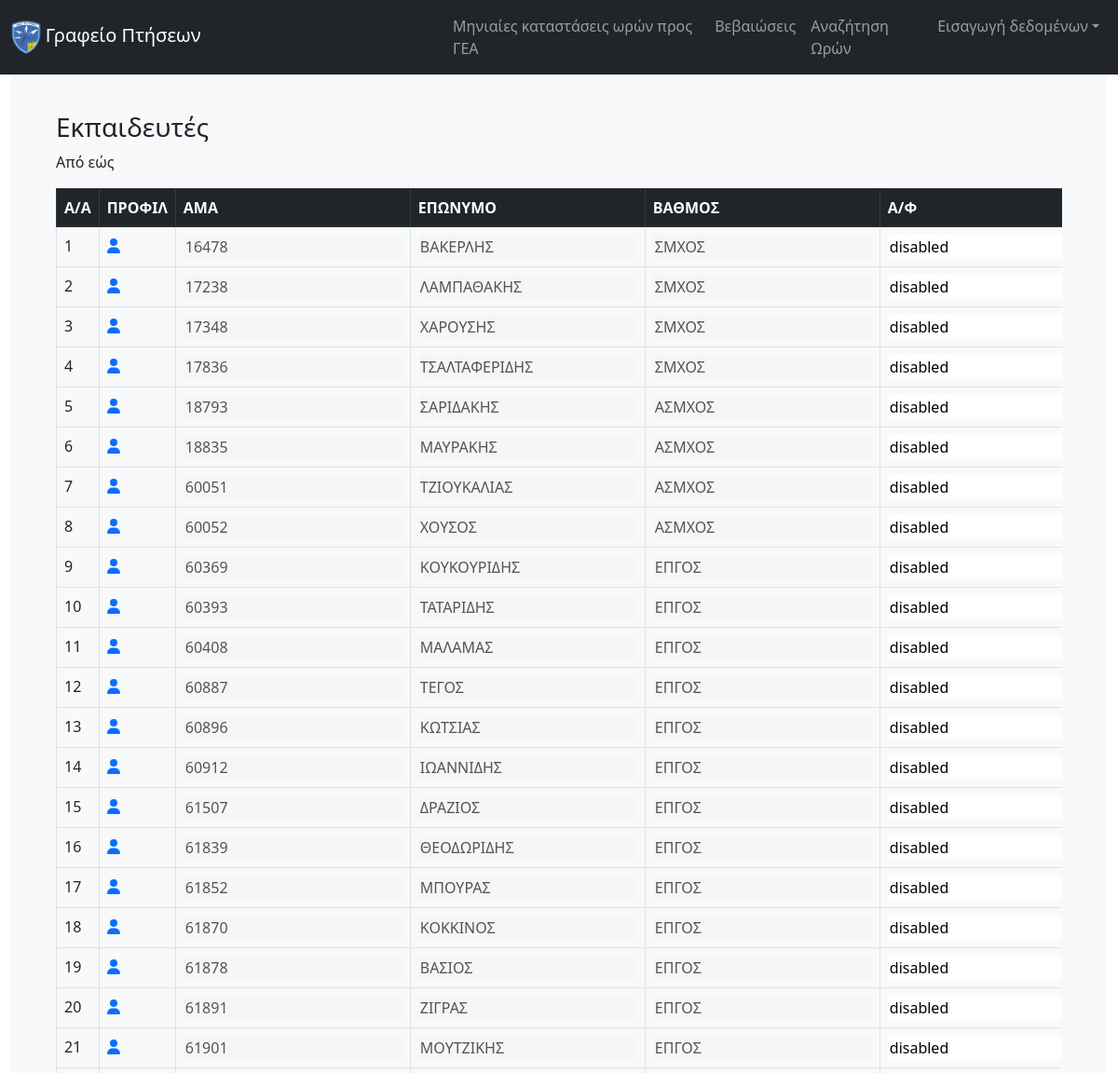
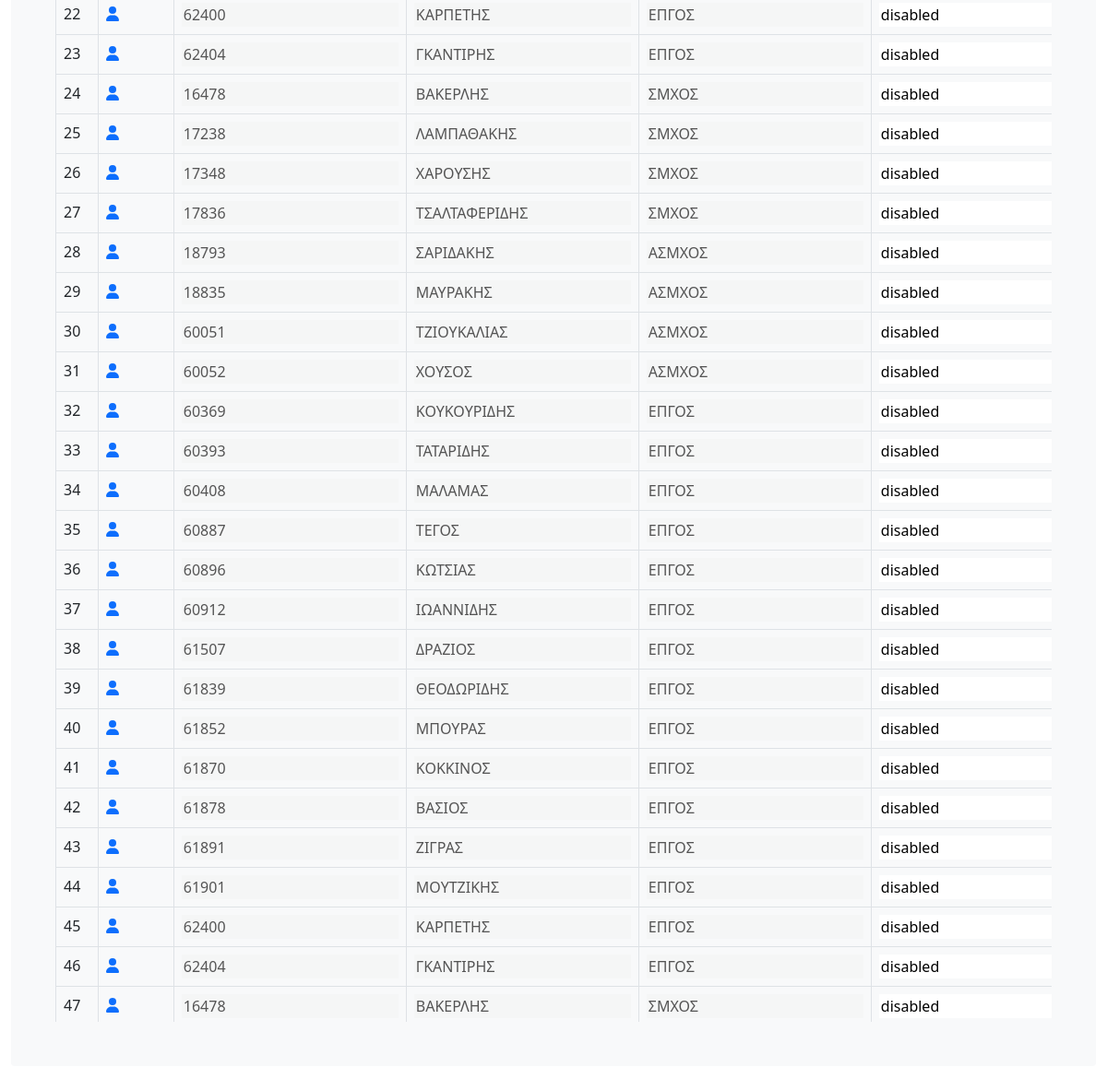
The app's page /staff/trainers/, older data (2 pictures, top to bottom).
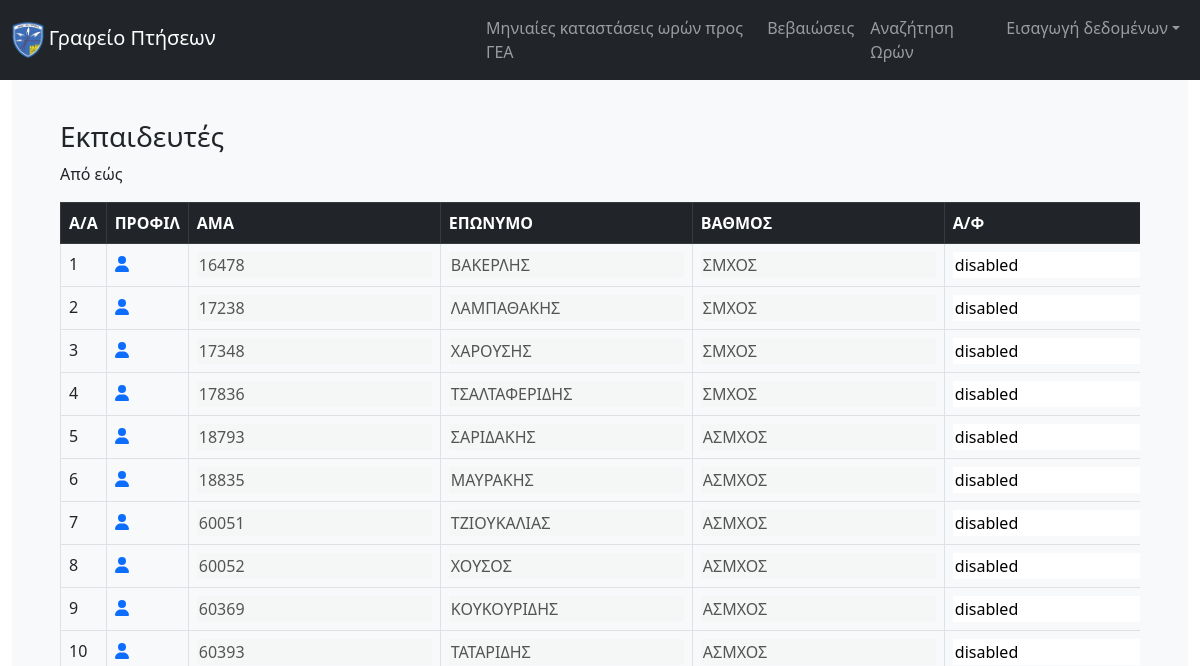
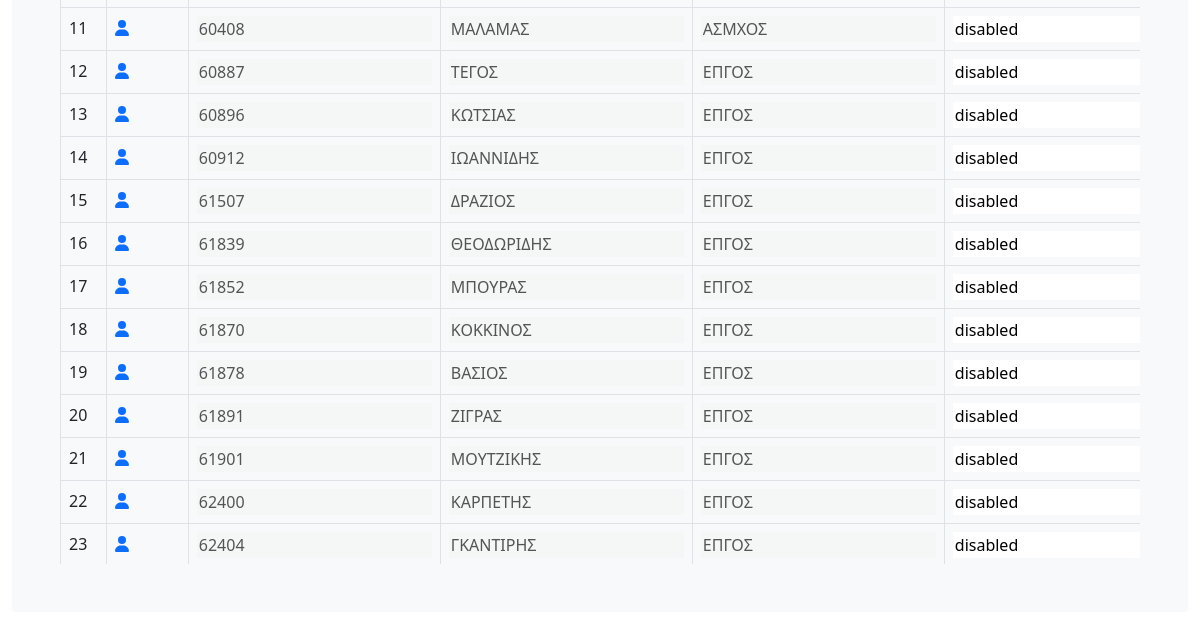
The same page, newer data (2 pictures, top to bottom).
### core/models.py (models this page shows, shortened)
class AirmanTrainer(models.Model):
    airman = models.ForeignKey(Airman, on_delete=models.CASCADE)
    ptixio = models.CharField(
        max_length=200, default="", blank=True, null=True)  # a b g
    diatagi_orismou = models.CharField(
        max_length=200, default="", blank=True, null=True)

class Airman(models.Model):
    asma = models.BigIntegerField(primary_key=True)
    firstname = models.CharField(
        max_length=200, default="", blank=True, null=True)
    lastname = models.CharField(
        max_length=200, default="", blank=True, null=True)
    rank = models.CharField(max_length=200, default="", blank=True, null=True)
    eidikotita = models.CharField(
        max_length=200, default="", blank=True, null=True)
    idiotita = models.CharField(
        max_length=200, default="", blank=True, null=True)
    availability = models.CharField(
        max_length=200, default="", blank=True, null=True)
    topothetisi = models.CharField(
        max_length=200, default="", blank=True, null=True)
    katigoria_dikaioumeni = models.CharField(
        max_length=200, default="", blank=True, null=True)
    katigoria_katoxiromeni = models.CharField(
        max_length=200, default="", blank=True, null=True)
    monada_ekdosis_ptitikou = models.CharField(
        max_length=200, default="", blank=True, null=True)
    geniko_synolo_oron = models.FloatField(blank=True, null=True, default=0)

### core/views.py (the view)
# urls.py: path('staff/trainers/', views.trainers, name="trainers"),
def trainers(request):
    trainers = AirmanTrainer.objects.all()
    context = {'table_data': trainers}
    return render(request, 'core/search_range/trainers.html', context)

### core/templates/core/search_range/trainers.html (shortened to what this page needs)
{% extends 'core/core.html' %}
{%load static%}
{% block content %}
<h3>Εκπαιδευτές</h3>
<p>Από {{from_month}} {{from_year}} εώς {{to_month}} {{to_year}} </p>
<div class="tableFixHead">
  <table class="table table-hover table-bordered">
    <thead class="table-dark" style="position: sticky;top: 0">
      <tr>
        <th scope="col">A/A</th>
        <th scope="col">ΠΡΟΦΙΛ</th>
        <th scope="col">ΑΜΑ</th>
        <th scope="col">ΕΠΩΝΥΜΟ</th>
        <th scope="col">ΒΑΘΜΟΣ</th>
        <th scope="col">Α/Φ</th>
      </tr>
    </thead>
    <tbody >
      {% for trainer in table_data%}
        <tr>
          <td scope="row">{{ forloop.counter }}</td>
          <td><a href={% url 'profile' trainer.airman.asma %} target="_blank"><i class="fa-solid fa-user"></i></a></td>
          <td><input type="text" id="{{ trainer.airman.asma }}_asma" name="{{ trainer.airman.asma }}" value={{trainer.airman.asma}} disabled></td>
          <td><input type="text" id="{{ trainer.airman.asma }}_lastname" name="{{ trainer.airman.lastname }}" value={{trainer.airman.lastname}} disabled></td>
          <td><input type="text" id="{{ trainer.airman.asma }}_rank" name="{{ trainer.airman.rank }}" value={{trainer.airman.rank}} disabled></td>
          <td><input type="text" id="{{ trainer.airman.asma }}_plane" name="{{ trainer.plane }}" value={{trainer.plane}} disabled></td>
        </tr>
      {% endfor %}
    </tbody>
  </table>
</div>
{% endblock content%}

### core/templates/core/core.html (shortened to what this page needs)
{% load static %}
<!doctype html>
<html lang="en">
  <head>
    <link href="{% static '/css/bootstrap.min.css' %}" rel="stylesheet">
    <link href="{% static '/css/navbar-top-fixed.css' %}" rel="stylesheet">
  </head>
<body>
<nav class="navbar navbar-expand-md navbar-dark fixed-top bg-dark">
    <div class="container-fluid">
        <a class="navbar-brand" href={% url 'index' %}> <img src="{% static '/images/113-logo.png' %}"  width="7%" height="7%">
        Γραφείο Πτήσεων</a>
        <div class="collapse navbar-collapse" id="navbarCollapse">
        {% block selected_tab%}
        <ul class="navbar-nav me-auto mb-2 mb-md-0">
          <li class="nav-item">
            <a class="nav-link" aria-current="page" href={% url 'upload_file' %}>Μηνιαίες καταστάσεις ωρών προς ΓΕΑ</a>
          </li>
          <li class="nav-item">
            <a class="nav-link" aria-current="page" href={% url 'vevaioseis' %}>Βεβαιώσεις</a>
          </li>
          <li class="nav-item dropdown">
            <a class="nav-link" aria-current="page" href={% url 'search_range' %}>Αναζήτηση Ωρών</a>
          </li>
            <li class="nav-item dropdown">
              <a class="nav-link dropdown-toggle" href="#" id="navbarDarkDropdownMenuLink" role="button" data-bs-toggle="dropdown" aria-expanded="false">Εισαγωγή δεδομένων</a>
            </li>
        </ul>
        {%endblock selected_tab%}
        </div>
    </div>
    </nav>
    <main class="container-fluid">
      {% block indexpage%}
        <div class="bg-light p-5 rounded">
      {% block content %}
			{% endblock %}
        </div>
      {% endblock%}
    </main>
</body>
</html>

### static/css/navbar-top-fixed.css (style rules this page uses)
body { padding-top: 4.5rem; }
.tableFixHead { overflow: auto; height: 75vh; }
.tableFixHead thead th { position: sticky; top: 0; z-index: 1; }
input { border-width:0px; border:none; }

Row changes from the older to the newer data that the page shows:
removed AirmanTrainer: airman.asma "60369", airman.lastname "ΚΟΥΚΟΥΡΙΔΗΣ", airman.rank "ΕΠΓΟΣ"
removed AirmanTrainer: airman.asma "60393", airman.lastname "ΤΑΤΑΡΙΔΗΣ", airman.rank "ΕΠΓΟΣ"
removed AirmanTrainer: airman.asma "60408", airman.lastname "ΜΑΛΑΜΑΣ", airman.rank "ΕΠΓΟΣ"
removed AirmanTrainer: airman.asma "16478", airman.lastname "ΒΑΚΕΡΛΗΣ", airman.rank "ΣΜΧΟΣ"
removed AirmanTrainer: airman.asma "17238", airman.lastname "ΛΑΜΠΑΘΑΚΗΣ", airman.rank "ΣΜΧΟΣ"
removed AirmanTrainer: airman.asma "17348", airman.lastname "ΧΑΡΟΥΣΗΣ", airman.rank "ΣΜΧΟΣ"
removed AirmanTrainer: airman.asma "17836", airman.lastname "ΤΣΑΛΤΑΦΕΡΙΔΗΣ", airman.rank "ΣΜΧΟΣ"
removed AirmanTrainer: airman.asma "18793", airman.lastname "ΣΑΡΙΔΑΚΗΣ", airman.rank "ΑΣΜΧΟΣ"
removed AirmanTrainer: airman.asma "18835", airman.lastname "ΜΑΥΡΑΚΗΣ", airman.rank "ΑΣΜΧΟΣ"
removed AirmanTrainer: airman.asma "60051", airman.lastname "ΤΖΙΟΥΚΑΛΙΑΣ", airman.rank "ΑΣΜΧΟΣ"
removed AirmanTrainer: airman.asma "60052", airman.lastname "ΧΟΥΣΟΣ", airman.rank "ΑΣΜΧΟΣ"
removed AirmanTrainer: airman.asma "60369", airman.lastname "ΚΟΥΚΟΥΡΙΔΗΣ", airman.rank "ΕΠΓΟΣ"
removed AirmanTrainer: airman.asma "60393", airman.lastname "ΤΑΤΑΡΙΔΗΣ", airman.rank "ΕΠΓΟΣ"
removed AirmanTrainer: airman.asma "60408", airman.lastname "ΜΑΛΑΜΑΣ", airman.rank "ΕΠΓΟΣ"
removed AirmanTrainer: airman.asma "60887", airman.lastname "ΤΕΓΟΣ", airman.rank "ΕΠΓΟΣ"
removed AirmanTrainer: airman.asma "60896", airman.lastname "ΚΩΤΣΙΑΣ", airman.rank "ΕΠΓΟΣ"
removed AirmanTrainer: airman.asma "60912", airman.lastname "ΙΩΑΝΝΙΔΗΣ", airman.rank "ΕΠΓΟΣ"
removed AirmanTrainer: airman.asma "61507", airman.lastname "ΔΡΑΖΙΟΣ", airman.rank "ΕΠΓΟΣ"
removed AirmanTrainer: airman.asma "61839", airman.lastname "ΘΕΟΔΩΡΙΔΗΣ", airman.rank "ΕΠΓΟΣ"
removed AirmanTrainer: airman.asma "61852", airman.lastname "ΜΠΟΥΡΑΣ", airman.rank "ΕΠΓΟΣ"
removed AirmanTrainer: airman.asma "61870", airman.lastname "ΚΟΚΚΙΝΟΣ", airman.rank "ΕΠΓΟΣ"
removed AirmanTrainer: airman.asma "61878", airman.lastname "ΒΑΣΙΟΣ", airman.rank "ΕΠΓΟΣ"
removed AirmanTrainer: airman.asma "61891", airman.lastname "ΖΙΓΡΑΣ", airman.rank "ΕΠΓΟΣ"
removed AirmanTrainer: airman.asma "61901", airman.lastname "ΜΟΥΤΖΙΚΗΣ", airman.rank "ΕΠΓΟΣ"
removed AirmanTrainer: airman.asma "62400", airman.lastname "ΚΑΡΠΕΤΗΣ", airman.rank "ΕΠΓΟΣ"
removed AirmanTrainer: airman.asma "62404", airman.lastname "ΓΚΑΝΤΙΡΗΣ", airman.rank "ΕΠΓΟΣ"
removed AirmanTrainer: airman.asma "16478", airman.lastname "ΒΑΚΕΡΛΗΣ", airman.rank "ΣΜΧΟΣ"
added AirmanTrainer: airman.asma "60369", airman.lastname "ΚΟΥΚΟΥΡΙΔΗΣ", airman.rank "ΑΣΜΧΟΣ"
added AirmanTrainer: airman.asma "60393", airman.lastname "ΤΑΤΑΡΙΔΗΣ", airman.rank "ΑΣΜΧΟΣ"
added AirmanTrainer: airman.asma "60408", airman.lastname "ΜΑΛΑΜΑΣ", airman.rank "ΑΣΜΧΟΣ"
